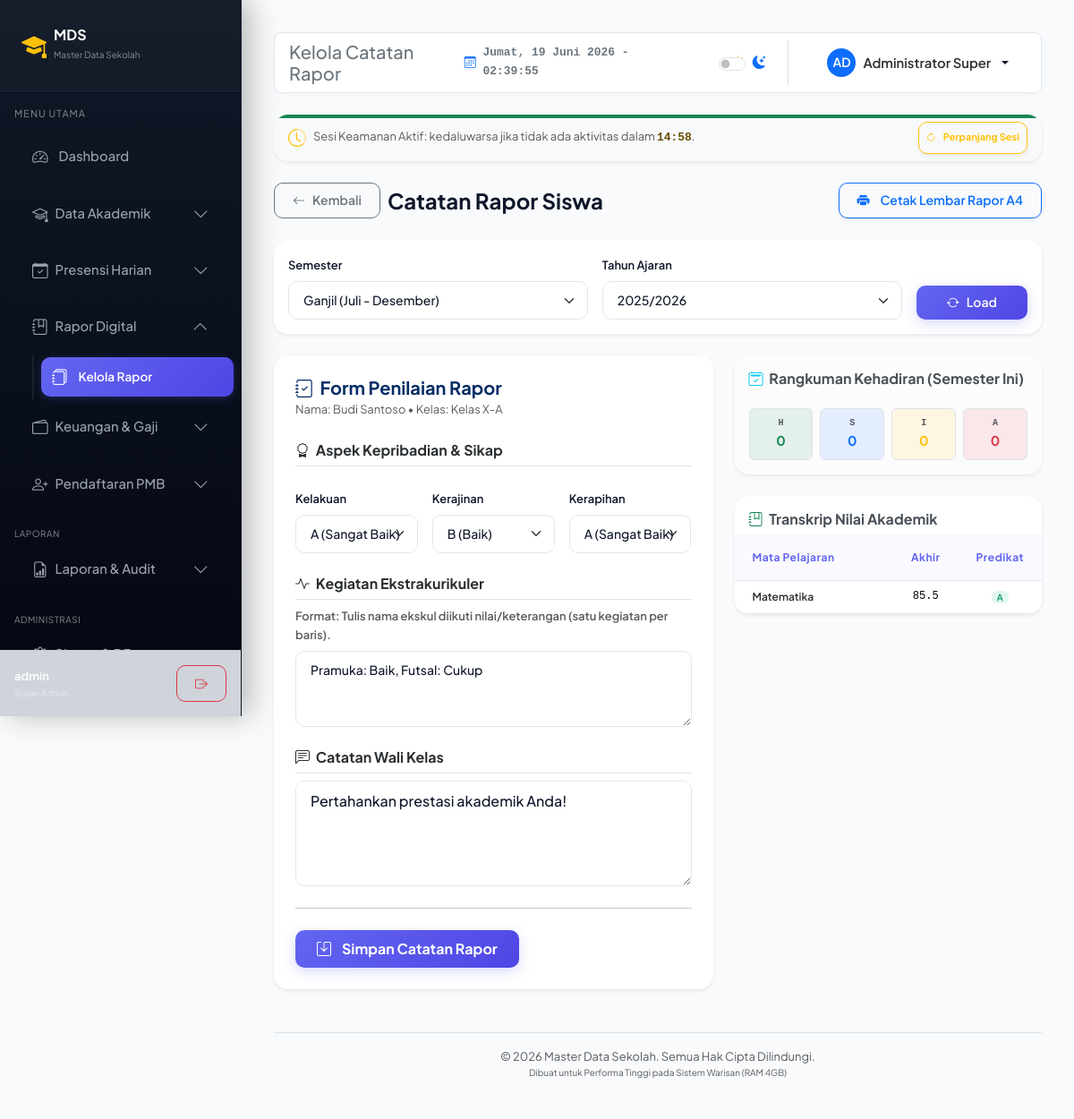
The app's page /rapor/input.php?siswa_id=1 (signed in) with its own data.
### tables this page shows
CREATE TABLE IF NOT EXISTS `siswa` (
  `id` INT AUTO_INCREMENT PRIMARY KEY,
  `nis` VARCHAR(20) NOT NULL UNIQUE,
  `nisn` VARCHAR(20) NOT NULL UNIQUE,
  `nama` VARCHAR(100) NOT NULL,
  `jenis_kelamin` ENUM('L', 'P') NOT NULL,
  `tempat_lahir` VARCHAR(50) NOT NULL,
  `tanggal_lahir` DATE NOT NULL,
  `alamat` TEXT NOT NULL,
  `agama` VARCHAR(30) NOT NULL,
  `kelas_id` INT DEFAULT NULL,
  `tahun_masuk` INT NOT NULL,
  `no_hp` VARCHAR(20) NOT NULL,
  `email` VARCHAR(100) NOT NULL,
  `nama_ayah` VARCHAR(100) NOT NULL,
  `nama_ibu` VARCHAR(100) NOT NULL,
  `pekerjaan_ayah` VARCHAR(100) DEFAULT NULL,
  `pekerjaan_ibu` VARCHAR(100) DEFAULT NULL,
  `no_hp_ortu` VARCHAR(20) DEFAULT NULL,
  `alamat_ortu` TEXT DEFAULT NULL,
  `nik_ayah` VARCHAR(20) DEFAULT NULL,
  `nik_ibu` VARCHAR(20) DEFAULT NULL,
  `foto` VARCHAR(255) DEFAULT NULL,
  `created_at` TIMESTAMP DEFAULT CURRENT_TIMESTAMP,
  FOREIGN KEY (`kelas_id`) REFERENCES `kelas`(`id`) ON DELETE SET NULL ON UPDATE CASCADE
);

CREATE TABLE IF NOT EXISTS `kelas` (
  `id` INT AUTO_INCREMENT PRIMARY KEY,
  `nama_kelas` VARCHAR(50) NOT NULL UNIQUE,
  `tarif_spp` DECIMAL(12,2) NOT NULL DEFAULT 500000.00
);

CREATE TABLE IF NOT EXISTS `rapor_catatan` (
  `id` INT AUTO_INCREMENT PRIMARY KEY,
  `siswa_id` INT NOT NULL,
  `semester` ENUM('Ganjil', 'Genap') NOT NULL,
  `tahun_ajaran` VARCHAR(20) NOT NULL,
  `ekstrakurikuler` TEXT DEFAULT NULL,
  `kelakuan` ENUM('A', 'B', 'C', 'D') NOT NULL DEFAULT 'B',
  `kerajinan` ENUM('A', 'B', 'C', 'D') NOT NULL DEFAULT 'B',
  `kerapihan` ENUM('A', 'B', 'C', 'D') NOT NULL DEFAULT 'B',
  `catatan` TEXT DEFAULT NULL,
  `created_at` TIMESTAMP DEFAULT CURRENT_TIMESTAMP,
  `updated_at` TIMESTAMP DEFAULT CURRENT_TIMESTAMP ON UPDATE CURRENT_TIMESTAMP,
  FOREIGN KEY (`siswa_id`) REFERENCES `siswa`(`id`) ON DELETE CASCADE,
  UNIQUE KEY `idx_siswa_rapor_periode` (`siswa_id`, `semester`, `tahun_ajaran`)
);

CREATE TABLE IF NOT EXISTS `nilai` (
  `id` INT AUTO_INCREMENT PRIMARY KEY,
  `siswa_id` INT NOT NULL,
  `mata_pelajaran` VARCHAR(100) NOT NULL,
  `nilai_tugas` DECIMAL(5,2) NOT NULL DEFAULT 0.00,
  `nilai_uts` DECIMAL(5,2) NOT NULL DEFAULT 0.00,
  `nilai_uas` DECIMAL(5,2) NOT NULL DEFAULT 0.00,
  `nilai_akhir` DECIMAL(5,2) NOT NULL DEFAULT 0.00,
  `semester` ENUM('Ganjil', 'Genap') NOT NULL,
  `tahun_ajaran` VARCHAR(20) NOT NULL,
  `keterangan` TEXT DEFAULT NULL,
  `created_at` TIMESTAMP DEFAULT CURRENT_TIMESTAMP,
  FOREIGN KEY (`siswa_id`) REFERENCES `siswa`(`id`) ON DELETE CASCADE
);

### rapor/input.php (the view, shortened to what this page needs)
<?php
$path_prefix = '../';
require_once $path_prefix . 'config/db.php';
$siswa_id = isset($_GET['siswa_id']) ? (int)$_GET['siswa_id'] : 0;
try {
    $stmt = $pdo->prepare("SELECT s.*, k.nama_kelas FROM siswa s LEFT JOIN kelas k ON s.kelas_id = k.id WHERE s.id = ?");
    $stmt->execute([$siswa_id]);
    $siswa = $stmt->fetch();
} catch (PDOException $e) {
    $_SESSION['error_message'] = 'Kesalahan database: ' . $e->getMessage();
    header("Location: index.php");
    exit();
}
$semester = isset($_GET['semester']) ? $_GET['semester'] : 'Ganjil';
$tahun_ajaran = isset($_GET['tahun_ajaran']) ? $_GET['tahun_ajaran'] : '2025/2026';
$rapor = null;
try {
    $r_stmt = $pdo->prepare("SELECT * FROM rapor_catatan WHERE siswa_id = ? AND semester = ? AND tahun_ajaran = ?");
    $r_stmt->execute([$siswa_id, $semester, $tahun_ajaran]);
    $rapor = $r_stmt->fetch();
} catch (PDOException $e) {
    $error = 'Kesalahan memuat catatan rapor: ' . $e->getMessage();
}
$grades = [];
try {
    $g_stmt = $pdo->prepare("SELECT * FROM nilai WHERE siswa_id = ? AND semester = ? AND tahun_ajaran = ? ORDER BY mata_pelajaran ASC");
    $g_stmt->execute([$siswa_id, $semester, $tahun_ajaran]);
    $grades = $g_stmt->fetchAll();
} catch (PDOException $e) {
    $error = 'Kesalahan memuat transkrip nilai: ' . $e->getMessage();
}
$att_summary = ['Hadir' => 0, 'Sakit' => 0, 'Izin' => 0, 'Alpa' => 0];
include $path_prefix . 'includes/header.php';
?>
<div class="d-flex align-items-center justify-content-between mb-4">
    <div class="d-flex align-items-center gap-2">
        <a href="index.php" class="btn btn-outline-secondary btn-sm"><i class="bi bi-arrow-left"></i> Kembali</a>
        <h4 class="fw-bold mb-0">Catatan Rapor Siswa</h4>
    </div>
    <a href="print.php?siswa_id=<?php echo $siswa_id; ?>&semester=<?php echo $semester; ?>&tahun_ajaran=<?php echo urlencode($tahun_ajaran); ?>" target="_blank" class="btn btn-outline-primary shadow-sm btn-sm fw-semibold">
        <i class="bi bi-printer-fill me-1"></i> Cetak Lembar Rapor A4
    </a>
</div>
<div class="card shadow-sm border-0 mb-4">
    <div class="card-body p-3">
        <form method="GET" action="" class="row g-3 align-items-end">
            <div class="col-12 col-md-5">
                <label for="semester" class="form-label fw-semibold small">Semester</label>
                <select class="form-select form-select-sm" id="semester" name="semester" onchange="this.form.submit()" required>
                    <option value="Ganjil" <?php echo $semester === 'Ganjil' ? 'selected' : ''; ?>>Ganjil (Juli - Desember)</option>
                </select>
            </div>
            <div class="col-12 col-md-5">
                <label for="tahun_ajaran" class="form-label fw-semibold small">Tahun Ajaran</label>
                <select class="form-select form-select-sm" id="tahun_ajaran" name="tahun_ajaran" onchange="this.form.submit()" required>
                    <option value="2025/2026" <?php echo $tahun_ajaran === '2025/2026' ? 'selected' : ''; ?>>2025/2026</option>
                </select>
            </div>
            <div class="col-12 col-md-2">
                <button type="submit" class="btn btn-sm btn-primary w-100 fw-semibold"><i class="bi bi-arrow-repeat"></i> Load</button>
            </div>
        </form>
    </div>
</div>
<div class="row g-4">
    <div class="col-12 col-lg-7">
        <div class="card shadow-sm border-0">
            <div class="card-header bg-transparent border-0 pt-4 px-4 pb-0">
                <h5 class="fw-bold mb-0 text-primary-emphasis"><i class="bi bi-journal-check me-1"></i> Form Penilaian Rapor</h5>
                <small class="text-muted">Nama: <?php echo htmlspecialchars($siswa['nama']); ?> &bull; Kelas: <?php echo htmlspecialchars($siswa['nama_kelas']); ?></small>
            </div>
            <div class="card-body p-4">
                <form method="POST" action="">
                    <div class="row g-3">
                        <div class="col-12">
                            <h6 class="fw-bold text-secondary-emphasis border-bottom pb-2"><i class="bi bi-award me-1"></i> Aspek Kepribadian & Sikap</h6>
                        </div>
                        <div class="col-md-4">
                            <label for="kelakuan" class="form-label small fw-semibold">Kelakuan</label>
                            <select class="form-select form-select-sm" id="kelakuan" name="kelakuan" required>
                                <option value="A" <?php echo ($rapor && $rapor['kelakuan'] === 'A') ? 'selected' : ''; ?>>A (Sangat Baik)</option>
                            </select>
                        </div>
                        <div class="col-md-4">
                            <label for="kerajinan" class="form-label small fw-semibold">Kerajinan</label>
                            <select class="form-select form-select-sm" id="kerajinan" name="kerajinan" required>
                                <option value="B" <?php echo (!$rapor || $rapor['kerajinan'] === 'B') ? 'selected' : ''; ?>>B (Baik)</option>
                            </select>
                        </div>
                        <div class="col-md-4">
                            <label for="kerapihan" class="form-label small fw-semibold">Kerapihan</label>
                            <select class="form-select form-select-sm" id="kerapihan" name="kerapihan" required>
                                <option value="A" <?php echo ($rapor && $rapor['kerapihan'] === 'A') ? 'selected' : ''; ?>>A (Sangat Baik)</option>
                            </select>
                        </div>
                        <div class="col-12 mt-4">
                            <h6 class="fw-bold text-secondary-emphasis border-bottom pb-2"><i class="bi bi-activity me-1"></i> Kegiatan Ekstrakurikuler</h6>
                            <label for="ekstrakurikuler" class="form-label small text-muted">Format: Tulis nama ekskul diikuti nilai/keterangan (satu kegiatan per baris).</label>
                            <textarea class="form-control form-control-sm" id="ekstrakurikuler" name="ekstrakurikuler" rows="3" placeholder="Contoh:&#10;1. Pramuka: Sangat Baik&#10;2. Futsal: Baik"><?php echo $rapor ? htmlspecialchars($rapor['ekstrakurikuler']) : ''; ?></textarea>
                        </div>
                        <div class="col-12 mt-4">
                            <h6 class="fw-bold text-secondary-emphasis border-bottom pb-2"><i class="bi bi-chat-left-text me-1"></i> Catatan Wali Kelas</h6>
                            <textarea class="form-control" id="catatan" name="catatan" rows="4" placeholder="Ketik catatan perkembangan atau motivasi belajar untuk siswa..."><?php echo $rapor ? htmlspecialchars($rapor['catatan']) : ''; ?></textarea>
                        </div>
                    </div>
                    <hr class="my-4">
                    <button type="submit" class="btn btn-primary fw-bold px-4"><i class="bi bi-save me-1"></i> Simpan Catatan Rapor</button>
                </form>
            </div>
        </div>
    </div>
    <div class="col-12 col-lg-5">
        <div class="card shadow-sm border-0 mb-4 bg-light-subtle">
            <div class="card-header bg-transparent border-0 pt-3 px-3">
                <h6 class="fw-bold mb-0 text-dark-emphasis"><i class="bi bi-calendar2-check text-info me-1"></i> Rangkuman Kehadiran (Semester Ini)</h6>
            </div>
            <div class="card-body p-3">
                <div class="row g-2 text-center">
                    <div class="col-3">
                        <div class="border rounded p-2 bg-success bg-opacity-10 text-success fw-bold">
                            <span class="d-block small text-muted font-monospace" style="font-size: 10px;">H</span>
                            <?php echo $att_summary['Hadir']; ?>
                        </div>
                    </div>
                    <div class="col-3">
                        <div class="border rounded p-2 bg-primary bg-opacity-10 text-primary fw-bold">
                            <span class="d-block small text-muted font-monospace" style="font-size: 10px;">S</span>
                            <?php echo $att_summary['Sakit']; ?>
                        </div>
                    </div>
                    <div class="col-3">
                        <div class="border rounded p-2 bg-warning bg-opacity-10 text-warning fw-bold">
                            <span class="d-block small text-muted font-monospace" style="font-size: 10px;">I</span>
                            <?php echo $att_summary['Izin']; ?>
                        </div>
                    </div>
                    <div class="col-3">
                        <div class="border rounded p-2 bg-danger bg-opacity-10 text-danger fw-bold">
                            <span class="d-block small text-muted font-monospace" style="font-size: 10px;">A</span>
                            <?php echo $att_summary['Alpa']; ?>
                        </div>
                    </div>
                </div>
            </div>
        </div>
        <div class="card shadow-sm border-0">
            <div class="card-header bg-transparent border-0 pt-3 px-3">
                <h6 class="fw-bold mb-0 text-dark-emphasis"><i class="bi bi-journal-bookmark text-success me-1"></i> Transkrip Nilai Akademik</h6>
            </div>
            <div class="card-body p-0">
                <?php if (empty($grades)): ?>
                    <div class="p-4 text-center text-muted small">
                        Belum ada nilai terdaftar untuk periode semester dan tahun ajaran terpilih.
                    </div>
                <?php else: ?>
                    <div class="table-responsive">
                        <table class="table table-sm table-hover align-middle mb-0" style="font-size: 12px;">
                            <thead class="table-light">
                                <tr>
                                    <th>Mata Pelajaran</th>
                                    <th style="width: 70px;" class="text-center">Akhir</th>
                                    <th style="width: 70px;" class="text-center">Predikat</th>
                                </tr>
                            </thead>
                            <tbody>
                                <?php foreach ($grades as $g):
                                    $final = (float)$g['nilai_akhir'];
                                    if ($final >= 85) { $badge = 'bg-success-subtle text-success'; $pdt = 'A'; }
                                    elseif ($final >= 75) { $badge = 'bg-primary-subtle text-primary'; $pdt = 'B'; }
                                    elseif ($final >= 60) { $badge = 'bg-warning-subtle text-warning-emphasis'; $pdt = 'C'; }
                                    else { $badge = 'bg-danger-subtle text-danger'; $pdt = 'D'; }
                                ?>
                                    <tr>
                                        <td class="fw-semibold text-secondary-emphasis py-2"><?php echo htmlspecialchars($g['mata_pelajaran']); ?></td>
                                        <td class="text-center font-monospace py-2"><?php echo number_format($final, 1); ?></td>
                                        <td class="text-center py-2">
                                            <span class="badge <?php echo $badge; ?>" style="font-size: 10px; padding: 2px 6px;">
                                                <?php echo $pdt; ?>
                                            </span>
                                        </td>
                                    </tr>
                                <?php endforeach; ?>
                            </tbody>
                        </table>
                    </div>
                <?php endif; ?>
            </div>
        </div>
    </div>
</div>
<?php include $path_prefix . 'includes/footer.php'; ?>

### records on screen
siswa: nama "Budi Santoso", kelas.nama_kelas "Kelas X-A"
rapor_catatan: kelakuan "A (Sangat Baik)", kerajinan "B (Baik)", kerapihan "A (Sangat Baik)", ekstrakurikuler "Pramuka: Baik, Futsal: Cukup", catatan "Pertahankan prestasi akademik Anda!"
nilai: mata_pelajaran "Matematika", nilai_akhir "85.5", nilai_akhir "A"

### other values on screen
$_SESSION['username'] "admin"
$role_labels[$role] "Super Admin"
$page_title "Kelola Catatan Rapor"
substr($name, 0, 2) "AD"
$name "Administrator Super"
$att_summary['Hadir'] "0"
$att_summary['Sakit'] "0"
$att_summary['Izin'] "0"
$att_summary['Alpa'] "0"
